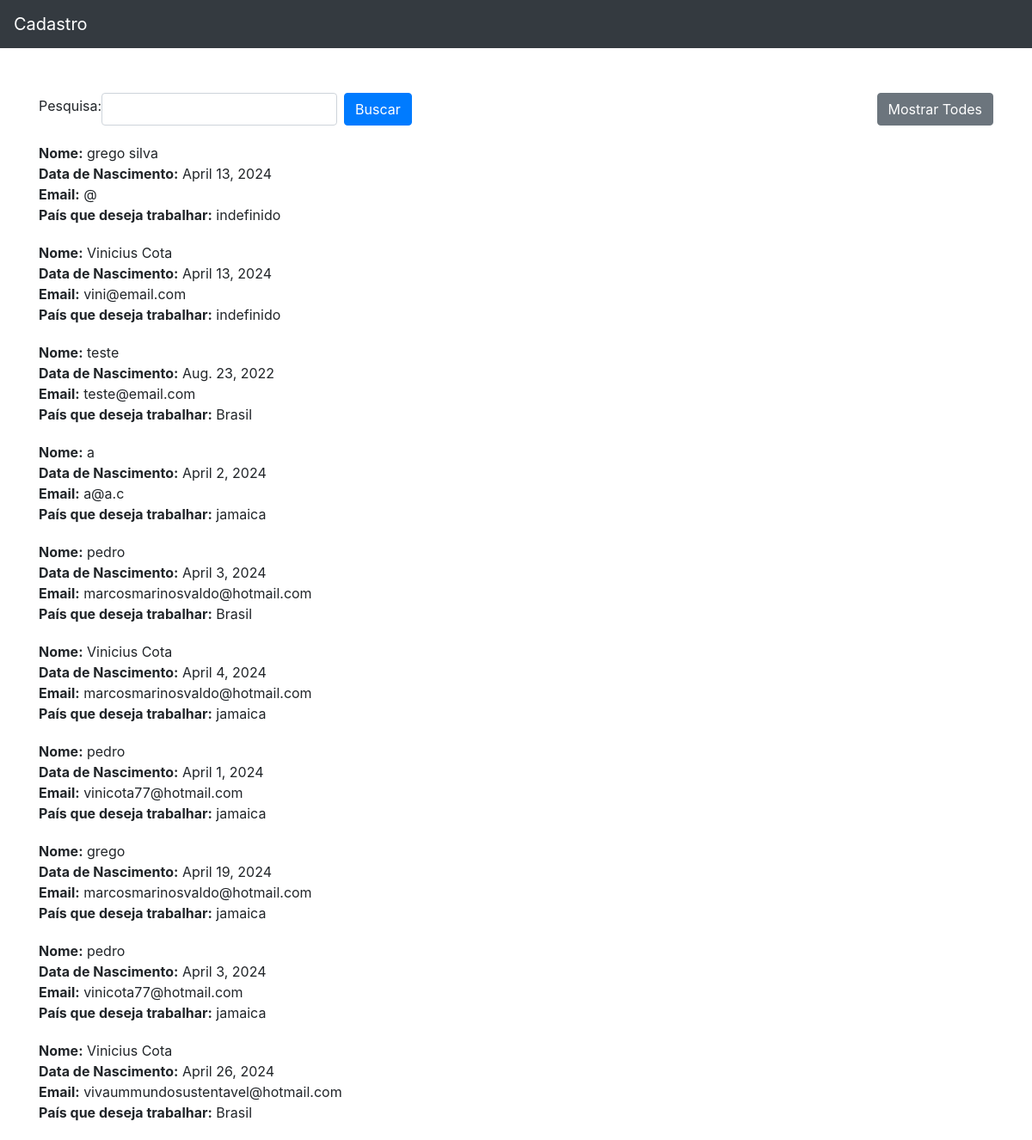
/core/, run on the app's committed database.
### core/models.py (models this page shows, shortened)
class Pessoa(models.Model):
   nome = models.CharField(max_length=100)
   dataNasc = models.DateField()
   email = models.CharField(max_length=100)
   paisDesejado = models.CharField(max_length=52)

### core/views.py (the view)
# urls.py: path('', index),
def index(request):
    pessoas = Pessoa.objects.all()[:10]
    return render(request,"index.html", {"pessoas":pessoas})

### core/templates/index.html (shortened to what this page needs)
<!DOCTYPE html>
<html lang="en">
<head>
  <link href="https://stackpath.bootstrapcdn.com/bootstrap/4.5.2/css/bootstrap.min.css" rel="stylesheet">
</head>
<body>
  <header class="fixed-top bg-dark">
    <nav class="navbar navbar-dark">
      <a class="navbar-brand" href="/core/home">Cadastro</a>
    </nav>
  </header>
  <main class="container mt-5">
    <section class="search-section">
      <div class="d-flex justify-content-between align-items-center">
        <form action="{% url 'pesquisar' %}" method="GET" class="d-flex align-items-center">
          <label for="nomePesquisa">Pesquisa:</label>
          <input type="text" id="nomePesquisa" required name="nomePesquisa" class="form-control mr-2">
          <button type="submit" class="btn btn-primary">Buscar</button>
        </form>
        <form action="{% url 'mostrarTodes' %}" method="GET">
          <button type="submit" class="btn btn-secondary">Mostrar Todes</button>
        </form>
      </div>
    </section>
    <section class="pessoas-section">
      <ul class="list-unstyled">
        {% for pessoa in pessoas %}
        <li>
          <strong>Nome:</strong> {{ pessoa.nome }}<br>
          <strong>Data de Nascimento:</strong> {{ pessoa.dataNasc }}<br>
          <strong>Email:</strong> {{ pessoa.email }}<br>
          <strong>País que deseja trabalhar:</strong> {{ pessoa.paisDesejado }}
        </li>
        {% endfor %}
      </ul>
    </section>
  </main>
</body>
</html>

### core/templates/index.html (style rules this page uses)
body { padding-top: 60px; }
.search-section { margin-bottom: 20px; }
.pessoas-section li { margin-bottom: 20px; }

### data on the page
Pessoa: nome "grego silva", dataNasc "April 13, 2024", email "@", paisDesejado "indefinido"
Pessoa: nome "Vinicius Cota", dataNasc "April 13, 2024", email "vini@email.com", paisDesejado "indefinido"
Pessoa: nome "teste", dataNasc "Aug. 23, 2022", email "teste@email.com", paisDesejado "Brasil"
Pessoa: nome "a", dataNasc "April 2, 2024", email "a@a.c", paisDesejado "jamaica"
Pessoa: nome "pedro", dataNasc "April 3, 2024", email "marcosmarinosvaldo@hotmail.com", paisDesejado "Brasil"
Pessoa: nome "Vinicius Cota", dataNasc "April 4, 2024", email "marcosmarinosvaldo@hotmail.com", paisDesejado "jamaica"
Pessoa: nome "pedro", dataNasc "April 1, 2024", email "vinicota77@hotmail.com", paisDesejado "jamaica"
Pessoa: nome "grego", dataNasc "April 19, 2024", email "marcosmarinosvaldo@hotmail.com", paisDesejado "jamaica"
Pessoa: nome "pedro", dataNasc "April 3, 2024", email "vinicota77@hotmail.com", paisDesejado "jamaica"
Pessoa: nome "Vinicius Cota", dataNasc "April 26, 2024", email "vivaummundosustentavel@hotmail.com", paisDesejado "Brasil"
